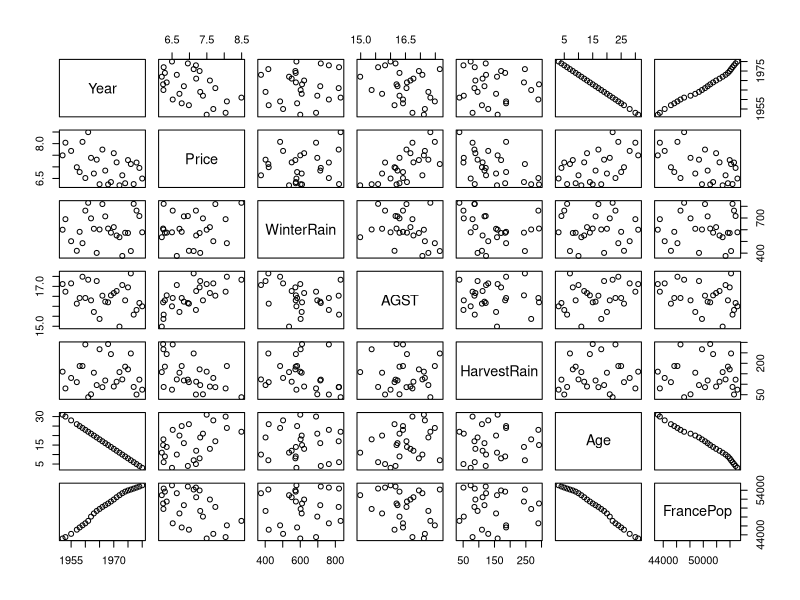
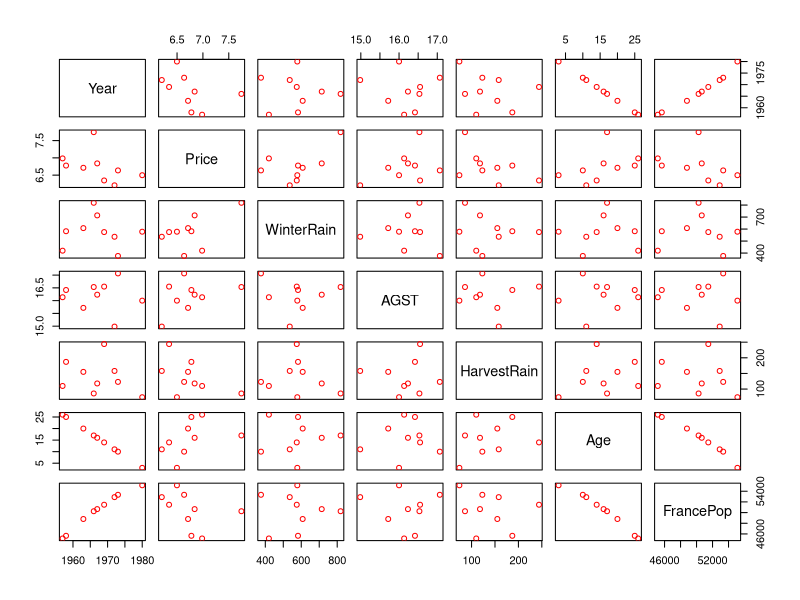
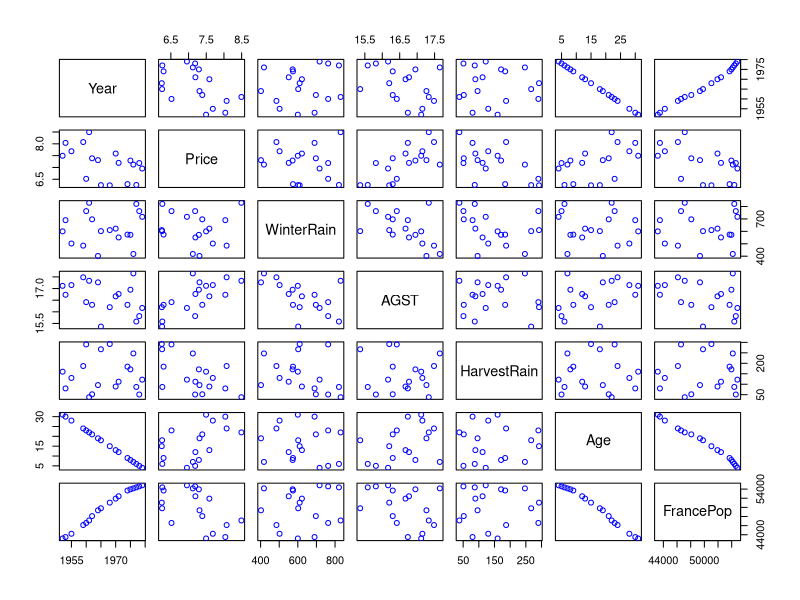
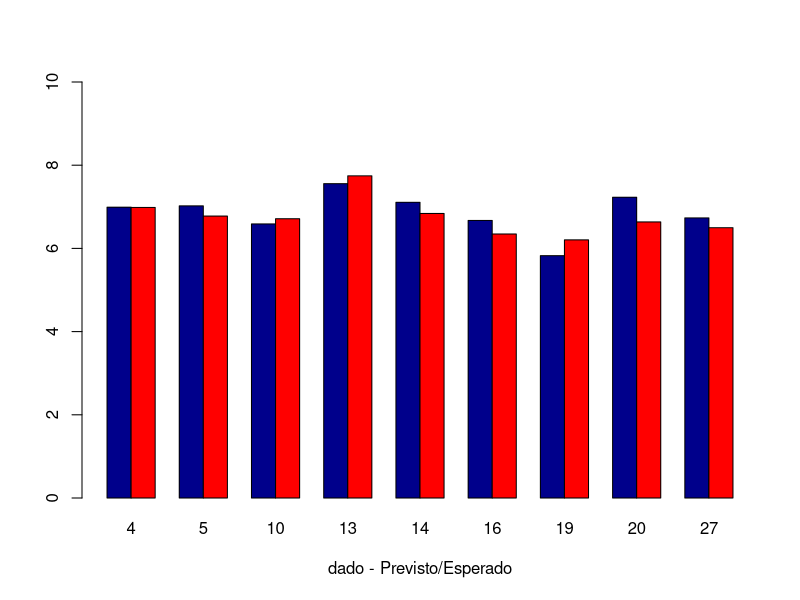
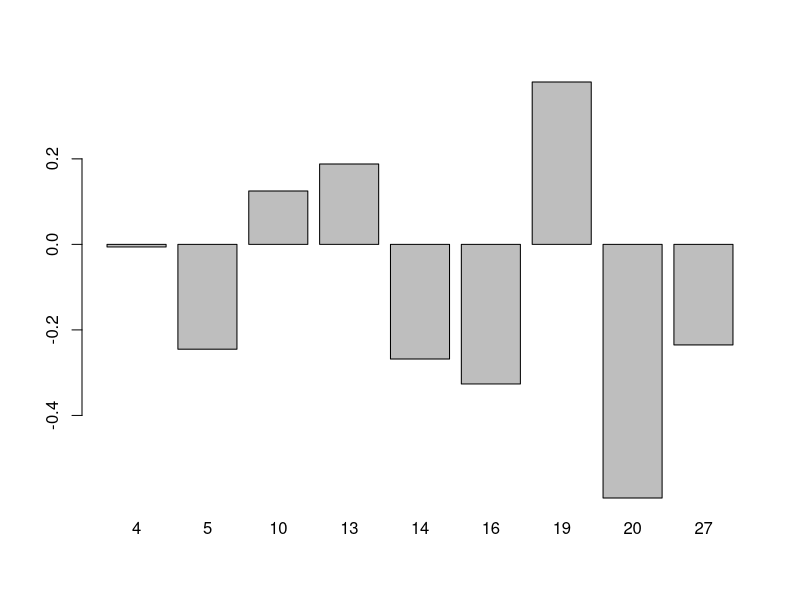
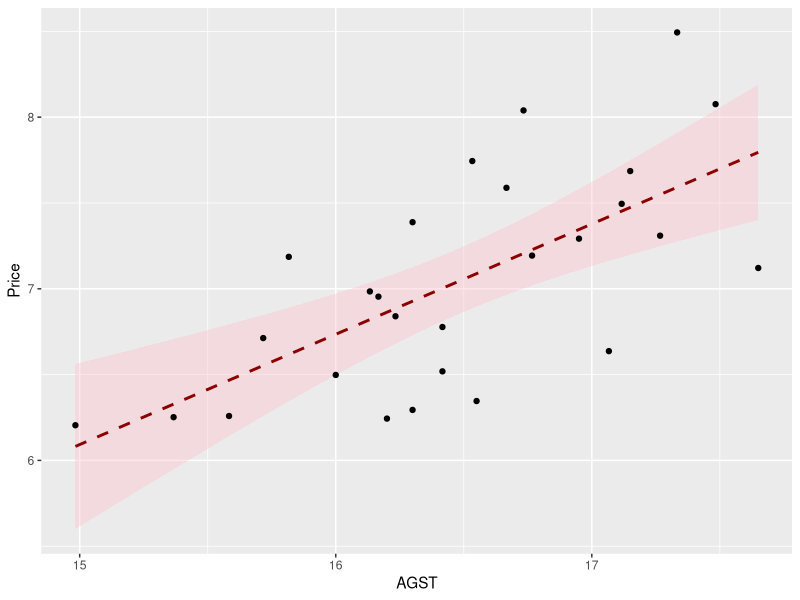

Write the R code that produced these figures, in order.
#carrega as bibliotecas necessárias
library(ggplot2) #biblioteca para plotar gráficos mais bonitos

#leia os dados do arquivo wine.csv
dados <- read.csv("wine.csv",header = TRUE, sep=",")
#plota os dados, coluna a coluna
plot(dados)

###########################
#Separa os dados em dois conjuntos, treinamento e teste
Percenttreino <- 70
sample_size <- floor((Percenttreino/100) * nrow(dados)) #numero de amostras de treinamento
set.seed(2)                    #semente para randomizar
train_index <- sample(seq_len(nrow(dados)), size = sample_size) #gera indices
treino <- dados[train_index, ] #cria sub-matriz de treinamento
teste <- dados[-train_index, ] #cria sub-matriz de teste
plot(teste,col='red') #plota dados de teste - vermelho
plot(treino, col='blue') #plota dados de treinamento - azul

###########################
#teste <-dados
#treino <- dados

#cria o modelo de regressão linear
linearMod <- lm(Price ~ AGST + Age + WinterRain + HarvestRain, data=treino) 

#apresenta os coeficientes linear e angular
linearMod

#apresenta as métricas do modelo (residuo, distribuição, etc)
print(summary(linearMod))

#remove a coluna price do dataset test
X1 = subset(teste, select = -c(Price))

#Aplica a variável X1 no modelo e preveja o resultado
Ytest <- predict(linearMod, X1)
print('valor Previsto')
print(Ytest)
print('valor Esperado')
print(teste$Price)
saidas <- rbind(Ytest,teste$Price)
barplot(saidas, xlab="dado - Previsto/Esperado",ylim=c(0,10),
        col=c("darkblue","red"), beside=TRUE)

#determina o RMSE dos dados previstos vs esperados
diferencas <- teste$Price-Ytest
print('diferenca real - previsto')
print(diferencas)
#plota as diferenças entre o previsto e o esperado
barplot(diferencas)

#calcula o RMSE
RMSE <- sqrt(sum(diferencas^2)/length(diferencas))
print('RMSE')
print(RMSE)

#plota o gráfico Y vs X, com intervalo de confiança.
ggplot(dados, aes(x=AGST, y=Price)) + geom_point(shape=18, color="blue") + geom_smooth(method=lm,  linetype="dashed",
                                                                                       color="darkred", fill="pink") + geom_point()
